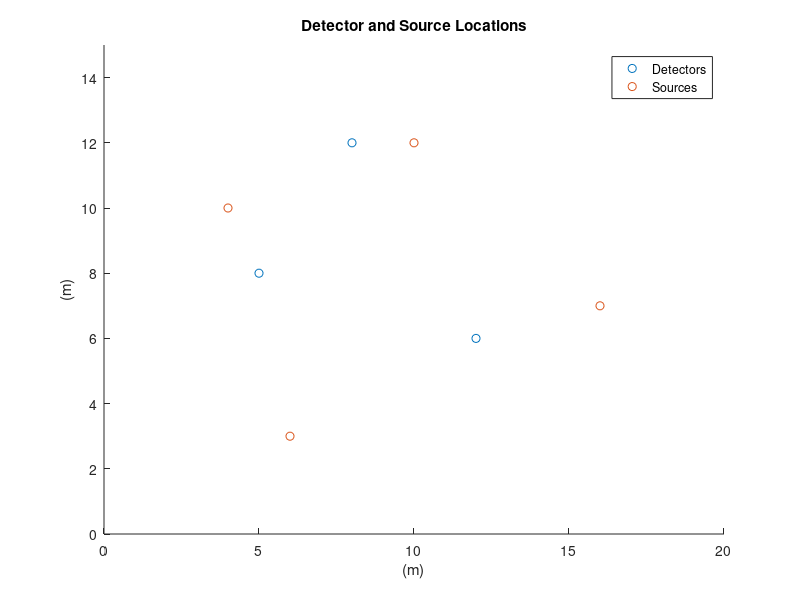

The MATLAB script that drew this image: (Note: this script raises an error after producing the figure.)
% Methane
clear, close all

u = [0,0]; %Vel [m/day] (of wind or something. We will try both 0 velocity so it's just diffusion and we will try constant velocity wind)
D = 1.9094;  %Diffusion[m^2/day] | % methane is  D = 0.221 cm^2/s or 1.9094 m^2/day
f = @(s_l, d_l, T) diffusion_f(s_l, d_l, T, D, u);

%% Load data
load methane_data.txt
ty = methane_data(:,1);
y = methane_data(:,2:end); 
[n_measurements, n_detectors] = size(y); 
n_sources = 4;
y = y(:); % stack columns of measurements on top of each other into single column

%% Select time period for source strength
tsource = 1:200; %We will try to find each source strength, s_i, at these times (in days)
m = length(tsource);

%% Select detector and source locations
D_loc = [5,8; 8,12; 12,6; 16,3; 14,14;10,2;20,1;3,5;1,15;18,10]; % detector locations
D_loc = [5,8; 8,12; 12,6];
S_loc = [4,10; 6,3; 10,12; 16,7;];

figure(1); hold on
scatter(D_loc(:,1),D_loc(:,2) );
scatter(S_loc(:,1),S_loc(:,2) );
legend('Detectors', 'Sources');
title('Detector and Source Locations');
xlabel('(m)'), ylabel('(m)');
xlim([0 20])
ylim([0 15])
hold off
% figure(1); hold on
% scatter(S_loc(:,1),S_loc(:,2), 'r' );
% title('Source Locations');
% xlabel('(m)'), ylabel('(m)');
% xlim([0 20])
% ylim([0 15])
% hold off


%% Construct H matrix for single detector
H = zeros(n_detectors*length(ty), n_sources*length(tsource));
for di=1:n_detectors % for each detector, create sub H matrix
    Hi = zeros(n_measurements, n_sources*length(tsource)); 
    for si=1:n_sources
        source_loc = S_loc(si,:);
        det_loc = D_loc(di,:);
        Hi(:,(si-1)*m+1:(si)*m) = detector_H(ty, tsource, source_loc, det_loc, u, D);
    end
    H((di-1)*n_measurements+1:di*n_measurements,:) = Hi;  
end
hal_H = H;

[U,S,V] = svd(H,'econ');  
sigma = diag(S); nrH = sum(sigma/sigma(1)>eps); %numerical rank
 
%% Start inversion
[n,m] = size(H);
Q0 = toeplitz(-(0:1:m-1));
X = [ones(m,1)]; 
R0 = eye(n);

[thetaLL,VLL,L] = HLLwPI(Q0,R0,X,H,y,[0;-1],0.001,0.5);
th = 10.^thetaLL;
Q = th(1)*Q0;
R = th(2)*R0;
[s_hat,V,LAMBDA,MU] = GenLinInv(y,H,R,X,Q);
%% Plot reconstructed signals
figure(4)
sig = sqrt(diag(V));

t_n  = length(tsource);
hold on;
subplot(2,2,1);
plot(tsource,s_hat(1:t_n,1), tsource,s_hat(1:t_n,1)+2*sig(1:t_n,1),'--',tsource,s_hat(1:t_n,1)-2*sig(1:t_n,1),'--' );
legend('Reconstructed','Lower Bound','Upper Bound');
title('Source 1 Reconstruction');
ylim([-1 100]);

subplot(2,2,2);
plot(tsource,s_hat(t_n+1:2*t_n,1), tsource,s_hat(t_n+1:2*t_n,1)+2*sig(t_n+1:2*t_n,1),'--',tsource,s_hat(t_n+1:2*t_n,1)-2*sig(t_n+1:2*t_n,1),'--' );
legend('Reconstructed','Lower Bound','Upper Bound');
title('Source 2 Reconstruction');
ylim([-1 100]);

subplot(2,2,3);
plot(tsource,s_hat(2*t_n+1:3*t_n,1), tsource,s_hat(2*t_n+1:3*t_n,1)+2*sig(2*t_n+1:3*t_n,1),'--',tsource,s_hat(2*t_n+1:3*t_n,1)-2*sig(2*t_n+1:3*t_n,1),'--' );
legend('Reconstructed','Lower Bound','Upper Bound');
title('Source 3 Reconstruction');
ylim([-1 100]);
hold off;

subplot(2,2,4);
plot(tsource,s_hat(3*t_n+1:4*t_n,1), tsource,s_hat(3*t_n+1:4*t_n,1)+2*sig(3*t_n+1:4*t_n,1),'--',tsource,s_hat(3*t_n+1:4*t_n,1)-2*sig(3*t_n+1:4*t_n,1),'--' );
legend('Reconstructed','Lower Bound','Upper Bound');
title('Source 4 Reconstruction');
ylim([-1 100]);
hold off;
